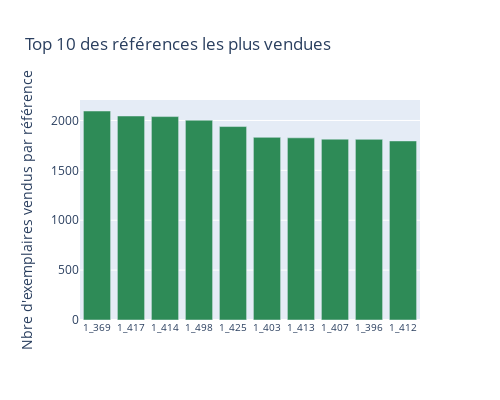

Notebook cell for this chart:
### Code cell
#meilleurs références vendues en terme de nombre d'exemplaires : 

colors = ['seagreen'] * 10
fig12 = go.Figure(data=go.Bar(
    x=df_produits.sort_values(by="nbre_total_exemplaire", ascending=False).head(10)['product_id'],
    y=df_produits.sort_values(by="nbre_total_exemplaire", ascending=False).head(10)['nbre_total_exemplaire'],
    orientation='v',
    marker_color=colors
    ), 
                 layout_title_text="Top 10 des références les plus vendues")

fig12.update_layout(
        width=500,
        height=400)
fig12.update_layout(
xaxis = dict(
tickfont = dict(size=10)))
fig12.update_yaxes(title_text="Nbre d'exemplaires vendus par référence")
fig12.show()

### Figure 1 — Plotly figure (JSON) as saved in the notebook; plotly's stock layout.template omitted (floating-point values rounded to 4 significant figures)
{"data": [{"marker": {"color": ["seagreen", "seagreen", "seagreen", "seagreen", "seagreen", "seagreen", "seagreen", "seagreen", "seagreen", "seagreen"]}, "orientation": "v", "type": "bar", "x": ["1_369", "1_417", "1_414", "1_498", "1_425", "1_403", "1_413", "1_407", "1_396", "1_412"], "y": [2095, 2045, 2039, 2003, 1939, 1831, 1826, 1813, 1811, 1795]}], "layout": {"height": 400, "title": {"text": "Top 10 des références les plus vendues"}, "width": 500, "xaxis": {"tickfont": {"size": 10}}, "yaxis": {"title": {"text": "Nbre d'exemplaires vendus par référence"}}}}
